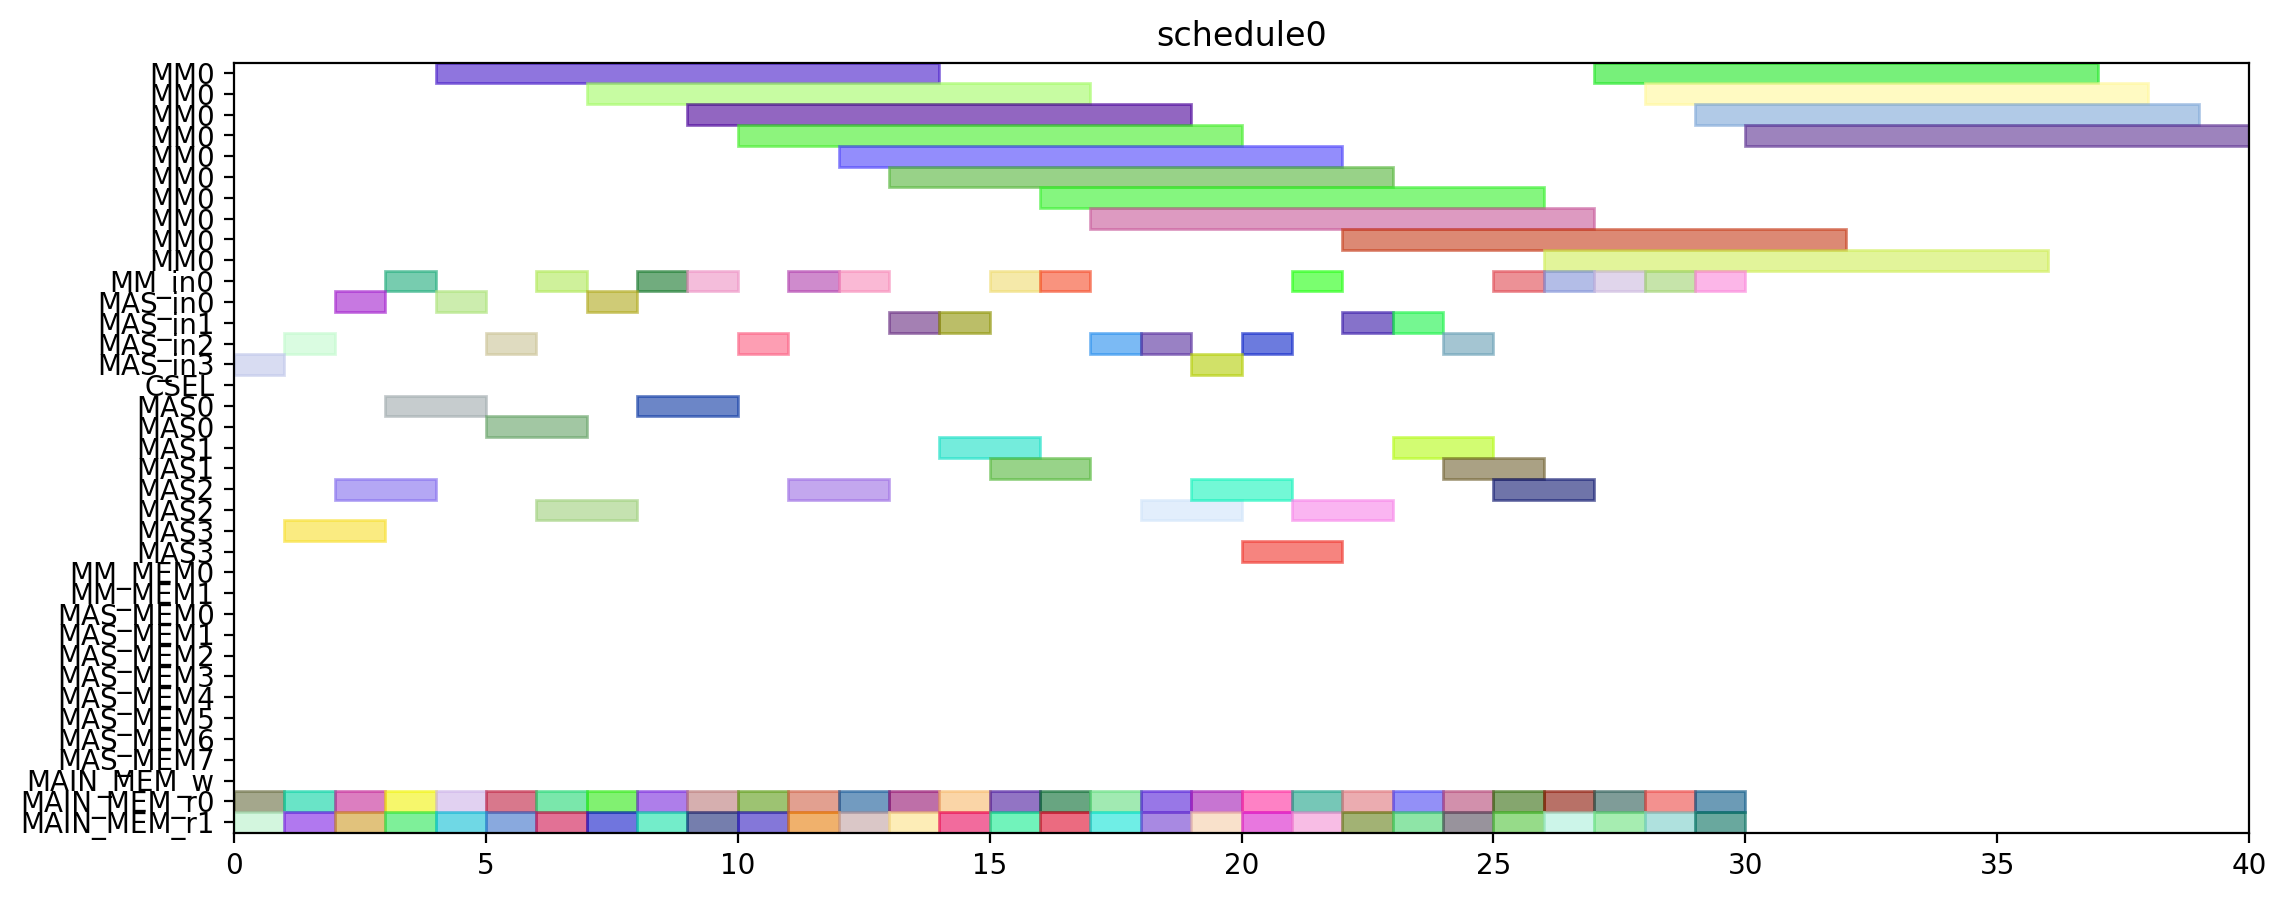

The Python source for this figure:
from pyschedule import Scenario, solvers, plotters, alt


def solve():
	horizon = 120
	S = Scenario("schedule0", horizon=horizon)

	# resource
	MM = S.Resources('MM', num=1, size=10)
	MM_in = S.Resources('MM_in', num=1)
	MAS_in = S.Resources('MAS_in', num=4)
	CSEL = S.Resource('CSEL')
	MAS = S.Resources('MAS', num=4, size=2, periods=range(1, horizon))
	MM_MEM = S.Resources('MM_MEM', num=2)
	MAS_MEM = S.Resources('MAS_MEM', num=8)
	MAIN_MEM_w = S.Resource('MAIN_MEM_w', size=1)
	MAIN_MEM_r = S.Resources('MAIN_MEM_r', num=2)

	# result of previous scheduling

	# new tasks
	t1_t0 = S.Task('t1_t0', length=10, delay_cost=1)
	t1_t0 += alt(MM)
	t1_t0_in = S.Task('t1_t0_in', length=1, delay_cost=1)
	t1_t0_in += alt(MM_in)
	S += t1_t0_in*MM_in[0]<=t1_t0*MM[0]
	t1_t0_mem0 = S.Task('t1_t0_mem0', length=1, delay_cost=1)
	t1_t0_mem0 += MAIN_MEM_r[0]
	S += t1_t0_mem0 <= t1_t0

	t1_t0_mem1 = S.Task('t1_t0_mem1', length=1, delay_cost=1)
	t1_t0_mem1 += MAIN_MEM_r[1]
	S += t1_t0_mem1 <= t1_t0

	t1_t1 = S.Task('t1_t1', length=10, delay_cost=1)
	t1_t1 += alt(MM)
	t1_t1_in = S.Task('t1_t1_in', length=1, delay_cost=1)
	t1_t1_in += alt(MM_in)
	S += t1_t1_in*MM_in[0]<=t1_t1*MM[0]
	t1_t1_mem0 = S.Task('t1_t1_mem0', length=1, delay_cost=1)
	t1_t1_mem0 += MAIN_MEM_r[0]
	S += t1_t1_mem0 <= t1_t1

	t1_t1_mem1 = S.Task('t1_t1_mem1', length=1, delay_cost=1)
	t1_t1_mem1 += MAIN_MEM_r[1]
	S += t1_t1_mem1 <= t1_t1

	t1_t2 = S.Task('t1_t2', length=2, delay_cost=1)
	t1_t2 += alt(MAS)
	t1_t2_in = S.Task('t1_t2_in', length=1, delay_cost=1)
	t1_t2_in += alt(MAS_in)
	S += t1_t2_in*MAS_in[0]<=t1_t2*MAS[0]

	S += t1_t2_in*MAS_in[1]<=t1_t2*MAS[1]

	S += t1_t2_in*MAS_in[2]<=t1_t2*MAS[2]

	S += t1_t2_in*MAS_in[3]<=t1_t2*MAS[3]

	t1_t2_mem0 = S.Task('t1_t2_mem0', length=1, delay_cost=1)
	t1_t2_mem0 += MAIN_MEM_r[0]
	S += t1_t2_mem0 <= t1_t2

	t1_t2_mem1 = S.Task('t1_t2_mem1', length=1, delay_cost=1)
	t1_t2_mem1 += MAIN_MEM_r[1]
	S += t1_t2_mem1 <= t1_t2

	t1_t3 = S.Task('t1_t3', length=2, delay_cost=1)
	t1_t3 += alt(MAS)
	t1_t3_in = S.Task('t1_t3_in', length=1, delay_cost=1)
	t1_t3_in += alt(MAS_in)
	S += t1_t3_in*MAS_in[0]<=t1_t3*MAS[0]

	S += t1_t3_in*MAS_in[1]<=t1_t3*MAS[1]

	S += t1_t3_in*MAS_in[2]<=t1_t3*MAS[2]

	S += t1_t3_in*MAS_in[3]<=t1_t3*MAS[3]

	t1_t3_mem0 = S.Task('t1_t3_mem0', length=1, delay_cost=1)
	t1_t3_mem0 += MAIN_MEM_r[0]
	S += t1_t3_mem0 <= t1_t3

	t1_t3_mem1 = S.Task('t1_t3_mem1', length=1, delay_cost=1)
	t1_t3_mem1 += MAIN_MEM_r[1]
	S += t1_t3_mem1 <= t1_t3

	t2_t0 = S.Task('t2_t0', length=10, delay_cost=1)
	t2_t0 += alt(MM)
	t2_t0_in = S.Task('t2_t0_in', length=1, delay_cost=1)
	t2_t0_in += alt(MM_in)
	S += t2_t0_in*MM_in[0]<=t2_t0*MM[0]
	t2_t0_mem0 = S.Task('t2_t0_mem0', length=1, delay_cost=1)
	t2_t0_mem0 += MAIN_MEM_r[0]
	S += t2_t0_mem0 <= t2_t0

	t2_t0_mem1 = S.Task('t2_t0_mem1', length=1, delay_cost=1)
	t2_t0_mem1 += MAIN_MEM_r[1]
	S += t2_t0_mem1 <= t2_t0

	t2_t1 = S.Task('t2_t1', length=10, delay_cost=1)
	t2_t1 += alt(MM)
	t2_t1_in = S.Task('t2_t1_in', length=1, delay_cost=1)
	t2_t1_in += alt(MM_in)
	S += t2_t1_in*MM_in[0]<=t2_t1*MM[0]
	t2_t1_mem0 = S.Task('t2_t1_mem0', length=1, delay_cost=1)
	t2_t1_mem0 += MAIN_MEM_r[0]
	S += t2_t1_mem0 <= t2_t1

	t2_t1_mem1 = S.Task('t2_t1_mem1', length=1, delay_cost=1)
	t2_t1_mem1 += MAIN_MEM_r[1]
	S += t2_t1_mem1 <= t2_t1

	t2_t2 = S.Task('t2_t2', length=2, delay_cost=1)
	t2_t2 += alt(MAS)
	t2_t2_in = S.Task('t2_t2_in', length=1, delay_cost=1)
	t2_t2_in += alt(MAS_in)
	S += t2_t2_in*MAS_in[0]<=t2_t2*MAS[0]

	S += t2_t2_in*MAS_in[1]<=t2_t2*MAS[1]

	S += t2_t2_in*MAS_in[2]<=t2_t2*MAS[2]

	S += t2_t2_in*MAS_in[3]<=t2_t2*MAS[3]

	t2_t2_mem0 = S.Task('t2_t2_mem0', length=1, delay_cost=1)
	t2_t2_mem0 += MAIN_MEM_r[0]
	S += t2_t2_mem0 <= t2_t2

	t2_t2_mem1 = S.Task('t2_t2_mem1', length=1, delay_cost=1)
	t2_t2_mem1 += MAIN_MEM_r[1]
	S += t2_t2_mem1 <= t2_t2

	t2_t3 = S.Task('t2_t3', length=2, delay_cost=1)
	t2_t3 += alt(MAS)
	t2_t3_in = S.Task('t2_t3_in', length=1, delay_cost=1)
	t2_t3_in += alt(MAS_in)
	S += t2_t3_in*MAS_in[0]<=t2_t3*MAS[0]

	S += t2_t3_in*MAS_in[1]<=t2_t3*MAS[1]

	S += t2_t3_in*MAS_in[2]<=t2_t3*MAS[2]

	S += t2_t3_in*MAS_in[3]<=t2_t3*MAS[3]

	t2_t3_mem0 = S.Task('t2_t3_mem0', length=1, delay_cost=1)
	t2_t3_mem0 += MAIN_MEM_r[0]
	S += t2_t3_mem0 <= t2_t3

	t2_t3_mem1 = S.Task('t2_t3_mem1', length=1, delay_cost=1)
	t2_t3_mem1 += MAIN_MEM_r[1]
	S += t2_t3_mem1 <= t2_t3

	t0_t0 = S.Task('t0_t0', length=10, delay_cost=1)
	t0_t0 += alt(MM)
	t0_t0_in = S.Task('t0_t0_in', length=1, delay_cost=1)
	t0_t0_in += alt(MM_in)
	S += t0_t0_in*MM_in[0]<=t0_t0*MM[0]
	t0_t0_mem0 = S.Task('t0_t0_mem0', length=1, delay_cost=1)
	t0_t0_mem0 += MAIN_MEM_r[0]
	S += t0_t0_mem0 <= t0_t0

	t0_t0_mem1 = S.Task('t0_t0_mem1', length=1, delay_cost=1)
	t0_t0_mem1 += MAIN_MEM_r[1]
	S += t0_t0_mem1 <= t0_t0

	t0_t1 = S.Task('t0_t1', length=10, delay_cost=1)
	t0_t1 += alt(MM)
	t0_t1_in = S.Task('t0_t1_in', length=1, delay_cost=1)
	t0_t1_in += alt(MM_in)
	S += t0_t1_in*MM_in[0]<=t0_t1*MM[0]
	t0_t1_mem0 = S.Task('t0_t1_mem0', length=1, delay_cost=1)
	t0_t1_mem0 += MAIN_MEM_r[0]
	S += t0_t1_mem0 <= t0_t1

	t0_t1_mem1 = S.Task('t0_t1_mem1', length=1, delay_cost=1)
	t0_t1_mem1 += MAIN_MEM_r[1]
	S += t0_t1_mem1 <= t0_t1

	t0_t2 = S.Task('t0_t2', length=2, delay_cost=1)
	t0_t2 += alt(MAS)
	t0_t2_in = S.Task('t0_t2_in', length=1, delay_cost=1)
	t0_t2_in += alt(MAS_in)
	S += t0_t2_in*MAS_in[0]<=t0_t2*MAS[0]

	S += t0_t2_in*MAS_in[1]<=t0_t2*MAS[1]

	S += t0_t2_in*MAS_in[2]<=t0_t2*MAS[2]

	S += t0_t2_in*MAS_in[3]<=t0_t2*MAS[3]

	t0_t2_mem0 = S.Task('t0_t2_mem0', length=1, delay_cost=1)
	t0_t2_mem0 += MAIN_MEM_r[0]
	S += t0_t2_mem0 <= t0_t2

	t0_t2_mem1 = S.Task('t0_t2_mem1', length=1, delay_cost=1)
	t0_t2_mem1 += MAIN_MEM_r[1]
	S += t0_t2_mem1 <= t0_t2

	t0_t3 = S.Task('t0_t3', length=2, delay_cost=1)
	t0_t3 += alt(MAS)
	t0_t3_in = S.Task('t0_t3_in', length=1, delay_cost=1)
	t0_t3_in += alt(MAS_in)
	S += t0_t3_in*MAS_in[0]<=t0_t3*MAS[0]

	S += t0_t3_in*MAS_in[1]<=t0_t3*MAS[1]

	S += t0_t3_in*MAS_in[2]<=t0_t3*MAS[2]

	S += t0_t3_in*MAS_in[3]<=t0_t3*MAS[3]

	t0_t3_mem0 = S.Task('t0_t3_mem0', length=1, delay_cost=1)
	t0_t3_mem0 += MAIN_MEM_r[0]
	S += t0_t3_mem0 <= t0_t3

	t0_t3_mem1 = S.Task('t0_t3_mem1', length=1, delay_cost=1)
	t0_t3_mem1 += MAIN_MEM_r[1]
	S += t0_t3_mem1 <= t0_t3

	t4_t0_t0 = S.Task('t4_t0_t0', length=10, delay_cost=1)
	t4_t0_t0 += alt(MM)
	t4_t0_t0_in = S.Task('t4_t0_t0_in', length=1, delay_cost=1)
	t4_t0_t0_in += alt(MM_in)
	S += t4_t0_t0_in*MM_in[0]<=t4_t0_t0*MM[0]
	t4_t0_t0_mem0 = S.Task('t4_t0_t0_mem0', length=1, delay_cost=1)
	t4_t0_t0_mem0 += MAIN_MEM_r[0]
	S += t4_t0_t0_mem0 <= t4_t0_t0

	t4_t0_t0_mem1 = S.Task('t4_t0_t0_mem1', length=1, delay_cost=1)
	t4_t0_t0_mem1 += MAIN_MEM_r[1]
	S += t4_t0_t0_mem1 <= t4_t0_t0

	t4_t0_t1 = S.Task('t4_t0_t1', length=10, delay_cost=1)
	t4_t0_t1 += alt(MM)
	t4_t0_t1_in = S.Task('t4_t0_t1_in', length=1, delay_cost=1)
	t4_t0_t1_in += alt(MM_in)
	S += t4_t0_t1_in*MM_in[0]<=t4_t0_t1*MM[0]
	t4_t0_t1_mem0 = S.Task('t4_t0_t1_mem0', length=1, delay_cost=1)
	t4_t0_t1_mem0 += MAIN_MEM_r[0]
	S += t4_t0_t1_mem0 <= t4_t0_t1

	t4_t0_t1_mem1 = S.Task('t4_t0_t1_mem1', length=1, delay_cost=1)
	t4_t0_t1_mem1 += MAIN_MEM_r[1]
	S += t4_t0_t1_mem1 <= t4_t0_t1

	t4_t0_t2 = S.Task('t4_t0_t2', length=2, delay_cost=1)
	t4_t0_t2 += alt(MAS)
	t4_t0_t2_in = S.Task('t4_t0_t2_in', length=1, delay_cost=1)
	t4_t0_t2_in += alt(MAS_in)
	S += t4_t0_t2_in*MAS_in[0]<=t4_t0_t2*MAS[0]

	S += t4_t0_t2_in*MAS_in[1]<=t4_t0_t2*MAS[1]

	S += t4_t0_t2_in*MAS_in[2]<=t4_t0_t2*MAS[2]

	S += t4_t0_t2_in*MAS_in[3]<=t4_t0_t2*MAS[3]

	t4_t0_t2_mem0 = S.Task('t4_t0_t2_mem0', length=1, delay_cost=1)
	t4_t0_t2_mem0 += MAIN_MEM_r[0]
	S += t4_t0_t2_mem0 <= t4_t0_t2

	t4_t0_t2_mem1 = S.Task('t4_t0_t2_mem1', length=1, delay_cost=1)
	t4_t0_t2_mem1 += MAIN_MEM_r[1]
	S += t4_t0_t2_mem1 <= t4_t0_t2

	t4_t0_t3 = S.Task('t4_t0_t3', length=2, delay_cost=1)
	t4_t0_t3 += alt(MAS)
	t4_t0_t3_in = S.Task('t4_t0_t3_in', length=1, delay_cost=1)
	t4_t0_t3_in += alt(MAS_in)
	S += t4_t0_t3_in*MAS_in[0]<=t4_t0_t3*MAS[0]

	S += t4_t0_t3_in*MAS_in[1]<=t4_t0_t3*MAS[1]

	S += t4_t0_t3_in*MAS_in[2]<=t4_t0_t3*MAS[2]

	S += t4_t0_t3_in*MAS_in[3]<=t4_t0_t3*MAS[3]

	t4_t0_t3_mem0 = S.Task('t4_t0_t3_mem0', length=1, delay_cost=1)
	t4_t0_t3_mem0 += MAIN_MEM_r[0]
	S += t4_t0_t3_mem0 <= t4_t0_t3

	t4_t0_t3_mem1 = S.Task('t4_t0_t3_mem1', length=1, delay_cost=1)
	t4_t0_t3_mem1 += MAIN_MEM_r[1]
	S += t4_t0_t3_mem1 <= t4_t0_t3

	t4_t1_t0 = S.Task('t4_t1_t0', length=10, delay_cost=1)
	t4_t1_t0 += alt(MM)
	t4_t1_t0_in = S.Task('t4_t1_t0_in', length=1, delay_cost=1)
	t4_t1_t0_in += alt(MM_in)
	S += t4_t1_t0_in*MM_in[0]<=t4_t1_t0*MM[0]
	t4_t1_t0_mem0 = S.Task('t4_t1_t0_mem0', length=1, delay_cost=1)
	t4_t1_t0_mem0 += MAIN_MEM_r[0]
	S += t4_t1_t0_mem0 <= t4_t1_t0

	t4_t1_t0_mem1 = S.Task('t4_t1_t0_mem1', length=1, delay_cost=1)
	t4_t1_t0_mem1 += MAIN_MEM_r[1]
	S += t4_t1_t0_mem1 <= t4_t1_t0

	t4_t1_t1 = S.Task('t4_t1_t1', length=10, delay_cost=1)
	t4_t1_t1 += alt(MM)
	t4_t1_t1_in = S.Task('t4_t1_t1_in', length=1, delay_cost=1)
	t4_t1_t1_in += alt(MM_in)
	S += t4_t1_t1_in*MM_in[0]<=t4_t1_t1*MM[0]
	t4_t1_t1_mem0 = S.Task('t4_t1_t1_mem0', length=1, delay_cost=1)
	t4_t1_t1_mem0 += MAIN_MEM_r[0]
	S += t4_t1_t1_mem0 <= t4_t1_t1

	t4_t1_t1_mem1 = S.Task('t4_t1_t1_mem1', length=1, delay_cost=1)
	t4_t1_t1_mem1 += MAIN_MEM_r[1]
	S += t4_t1_t1_mem1 <= t4_t1_t1

	t4_t1_t2 = S.Task('t4_t1_t2', length=2, delay_cost=1)
	t4_t1_t2 += alt(MAS)
	t4_t1_t2_in = S.Task('t4_t1_t2_in', length=1, delay_cost=1)
	t4_t1_t2_in += alt(MAS_in)
	S += t4_t1_t2_in*MAS_in[0]<=t4_t1_t2*MAS[0]

	S += t4_t1_t2_in*MAS_in[1]<=t4_t1_t2*MAS[1]

	S += t4_t1_t2_in*MAS_in[2]<=t4_t1_t2*MAS[2]

	S += t4_t1_t2_in*MAS_in[3]<=t4_t1_t2*MAS[3]

	t4_t1_t2_mem0 = S.Task('t4_t1_t2_mem0', length=1, delay_cost=1)
	t4_t1_t2_mem0 += MAIN_MEM_r[0]
	S += t4_t1_t2_mem0 <= t4_t1_t2

	t4_t1_t2_mem1 = S.Task('t4_t1_t2_mem1', length=1, delay_cost=1)
	t4_t1_t2_mem1 += MAIN_MEM_r[1]
	S += t4_t1_t2_mem1 <= t4_t1_t2

	t4_t1_t3 = S.Task('t4_t1_t3', length=2, delay_cost=1)
	t4_t1_t3 += alt(MAS)
	t4_t1_t3_in = S.Task('t4_t1_t3_in', length=1, delay_cost=1)
	t4_t1_t3_in += alt(MAS_in)
	S += t4_t1_t3_in*MAS_in[0]<=t4_t1_t3*MAS[0]

	S += t4_t1_t3_in*MAS_in[1]<=t4_t1_t3*MAS[1]

	S += t4_t1_t3_in*MAS_in[2]<=t4_t1_t3*MAS[2]

	S += t4_t1_t3_in*MAS_in[3]<=t4_t1_t3*MAS[3]

	t4_t1_t3_mem0 = S.Task('t4_t1_t3_mem0', length=1, delay_cost=1)
	t4_t1_t3_mem0 += MAIN_MEM_r[0]
	S += t4_t1_t3_mem0 <= t4_t1_t3

	t4_t1_t3_mem1 = S.Task('t4_t1_t3_mem1', length=1, delay_cost=1)
	t4_t1_t3_mem1 += MAIN_MEM_r[1]
	S += t4_t1_t3_mem1 <= t4_t1_t3

	t4_t2_t0 = S.Task('t4_t2_t0', length=10, delay_cost=1)
	t4_t2_t0 += alt(MM)
	t4_t2_t0_in = S.Task('t4_t2_t0_in', length=1, delay_cost=1)
	t4_t2_t0_in += alt(MM_in)
	S += t4_t2_t0_in*MM_in[0]<=t4_t2_t0*MM[0]
	t4_t2_t0_mem0 = S.Task('t4_t2_t0_mem0', length=1, delay_cost=1)
	t4_t2_t0_mem0 += MAIN_MEM_r[0]
	S += t4_t2_t0_mem0 <= t4_t2_t0

	t4_t2_t0_mem1 = S.Task('t4_t2_t0_mem1', length=1, delay_cost=1)
	t4_t2_t0_mem1 += MAIN_MEM_r[1]
	S += t4_t2_t0_mem1 <= t4_t2_t0

	t4_t2_t1 = S.Task('t4_t2_t1', length=10, delay_cost=1)
	t4_t2_t1 += alt(MM)
	t4_t2_t1_in = S.Task('t4_t2_t1_in', length=1, delay_cost=1)
	t4_t2_t1_in += alt(MM_in)
	S += t4_t2_t1_in*MM_in[0]<=t4_t2_t1*MM[0]
	t4_t2_t1_mem0 = S.Task('t4_t2_t1_mem0', length=1, delay_cost=1)
	t4_t2_t1_mem0 += MAIN_MEM_r[0]
	S += t4_t2_t1_mem0 <= t4_t2_t1

	t4_t2_t1_mem1 = S.Task('t4_t2_t1_mem1', length=1, delay_cost=1)
	t4_t2_t1_mem1 += MAIN_MEM_r[1]
	S += t4_t2_t1_mem1 <= t4_t2_t1

	t4_t2_t2 = S.Task('t4_t2_t2', length=2, delay_cost=1)
	t4_t2_t2 += alt(MAS)
	t4_t2_t2_in = S.Task('t4_t2_t2_in', length=1, delay_cost=1)
	t4_t2_t2_in += alt(MAS_in)
	S += t4_t2_t2_in*MAS_in[0]<=t4_t2_t2*MAS[0]

	S += t4_t2_t2_in*MAS_in[1]<=t4_t2_t2*MAS[1]

	S += t4_t2_t2_in*MAS_in[2]<=t4_t2_t2*MAS[2]

	S += t4_t2_t2_in*MAS_in[3]<=t4_t2_t2*MAS[3]

	t4_t2_t2_mem0 = S.Task('t4_t2_t2_mem0', length=1, delay_cost=1)
	t4_t2_t2_mem0 += MAIN_MEM_r[0]
	S += t4_t2_t2_mem0 <= t4_t2_t2

	t4_t2_t2_mem1 = S.Task('t4_t2_t2_mem1', length=1, delay_cost=1)
	t4_t2_t2_mem1 += MAIN_MEM_r[1]
	S += t4_t2_t2_mem1 <= t4_t2_t2

	t4_t2_t3 = S.Task('t4_t2_t3', length=2, delay_cost=1)
	t4_t2_t3 += alt(MAS)
	t4_t2_t3_in = S.Task('t4_t2_t3_in', length=1, delay_cost=1)
	t4_t2_t3_in += alt(MAS_in)
	S += t4_t2_t3_in*MAS_in[0]<=t4_t2_t3*MAS[0]

	S += t4_t2_t3_in*MAS_in[1]<=t4_t2_t3*MAS[1]

	S += t4_t2_t3_in*MAS_in[2]<=t4_t2_t3*MAS[2]

	S += t4_t2_t3_in*MAS_in[3]<=t4_t2_t3*MAS[3]

	t4_t2_t3_mem0 = S.Task('t4_t2_t3_mem0', length=1, delay_cost=1)
	t4_t2_t3_mem0 += MAIN_MEM_r[0]
	S += t4_t2_t3_mem0 <= t4_t2_t3

	t4_t2_t3_mem1 = S.Task('t4_t2_t3_mem1', length=1, delay_cost=1)
	t4_t2_t3_mem1 += MAIN_MEM_r[1]
	S += t4_t2_t3_mem1 <= t4_t2_t3

	t4_t40 = S.Task('t4_t40', length=2, delay_cost=1)
	t4_t40 += alt(MAS)
	t4_t40_in = S.Task('t4_t40_in', length=1, delay_cost=1)
	t4_t40_in += alt(MAS_in)
	S += t4_t40_in*MAS_in[0]<=t4_t40*MAS[0]

	S += t4_t40_in*MAS_in[1]<=t4_t40*MAS[1]

	S += t4_t40_in*MAS_in[2]<=t4_t40*MAS[2]

	S += t4_t40_in*MAS_in[3]<=t4_t40*MAS[3]

	t4_t40_mem0 = S.Task('t4_t40_mem0', length=1, delay_cost=1)
	t4_t40_mem0 += MAIN_MEM_r[0]
	S += t4_t40_mem0 <= t4_t40

	t4_t40_mem1 = S.Task('t4_t40_mem1', length=1, delay_cost=1)
	t4_t40_mem1 += MAIN_MEM_r[1]
	S += t4_t40_mem1 <= t4_t40

	t4_t41 = S.Task('t4_t41', length=2, delay_cost=1)
	t4_t41 += alt(MAS)
	t4_t41_in = S.Task('t4_t41_in', length=1, delay_cost=1)
	t4_t41_in += alt(MAS_in)
	S += t4_t41_in*MAS_in[0]<=t4_t41*MAS[0]

	S += t4_t41_in*MAS_in[1]<=t4_t41*MAS[1]

	S += t4_t41_in*MAS_in[2]<=t4_t41*MAS[2]

	S += t4_t41_in*MAS_in[3]<=t4_t41*MAS[3]

	t4_t41_mem0 = S.Task('t4_t41_mem0', length=1, delay_cost=1)
	t4_t41_mem0 += MAIN_MEM_r[0]
	S += t4_t41_mem0 <= t4_t41

	t4_t41_mem1 = S.Task('t4_t41_mem1', length=1, delay_cost=1)
	t4_t41_mem1 += MAIN_MEM_r[1]
	S += t4_t41_mem1 <= t4_t41

	t4_t50 = S.Task('t4_t50', length=2, delay_cost=1)
	t4_t50 += alt(MAS)
	t4_t50_in = S.Task('t4_t50_in', length=1, delay_cost=1)
	t4_t50_in += alt(MAS_in)
	S += t4_t50_in*MAS_in[0]<=t4_t50*MAS[0]

	S += t4_t50_in*MAS_in[1]<=t4_t50*MAS[1]

	S += t4_t50_in*MAS_in[2]<=t4_t50*MAS[2]

	S += t4_t50_in*MAS_in[3]<=t4_t50*MAS[3]

	t4_t50_mem0 = S.Task('t4_t50_mem0', length=1, delay_cost=1)
	t4_t50_mem0 += MAIN_MEM_r[0]
	S += t4_t50_mem0 <= t4_t50

	t4_t50_mem1 = S.Task('t4_t50_mem1', length=1, delay_cost=1)
	t4_t50_mem1 += MAIN_MEM_r[1]
	S += t4_t50_mem1 <= t4_t50

	t4_t51 = S.Task('t4_t51', length=2, delay_cost=1)
	t4_t51 += alt(MAS)
	t4_t51_in = S.Task('t4_t51_in', length=1, delay_cost=1)
	t4_t51_in += alt(MAS_in)
	S += t4_t51_in*MAS_in[0]<=t4_t51*MAS[0]

	S += t4_t51_in*MAS_in[1]<=t4_t51*MAS[1]

	S += t4_t51_in*MAS_in[2]<=t4_t51*MAS[2]

	S += t4_t51_in*MAS_in[3]<=t4_t51*MAS[3]

	t4_t51_mem0 = S.Task('t4_t51_mem0', length=1, delay_cost=1)
	t4_t51_mem0 += MAIN_MEM_r[0]
	S += t4_t51_mem0 <= t4_t51

	t4_t51_mem1 = S.Task('t4_t51_mem1', length=1, delay_cost=1)
	t4_t51_mem1 += MAIN_MEM_r[1]
	S += t4_t51_mem1 <= t4_t51

	t4_t8_t0 = S.Task('t4_t8_t0', length=10, delay_cost=1)
	t4_t8_t0 += alt(MM)
	t4_t8_t0_in = S.Task('t4_t8_t0_in', length=1, delay_cost=1)
	t4_t8_t0_in += alt(MM_in)
	S += t4_t8_t0_in*MM_in[0]<=t4_t8_t0*MM[0]
	t4_t8_t0_mem0 = S.Task('t4_t8_t0_mem0', length=1, delay_cost=1)
	t4_t8_t0_mem0 += MAIN_MEM_r[0]
	S += t4_t8_t0_mem0 <= t4_t8_t0

	t4_t8_t0_mem1 = S.Task('t4_t8_t0_mem1', length=1, delay_cost=1)
	t4_t8_t0_mem1 += MAIN_MEM_r[1]
	S += t4_t8_t0_mem1 <= t4_t8_t0

	t4_t8_t1 = S.Task('t4_t8_t1', length=10, delay_cost=1)
	t4_t8_t1 += alt(MM)
	t4_t8_t1_in = S.Task('t4_t8_t1_in', length=1, delay_cost=1)
	t4_t8_t1_in += alt(MM_in)
	S += t4_t8_t1_in*MM_in[0]<=t4_t8_t1*MM[0]
	t4_t8_t1_mem0 = S.Task('t4_t8_t1_mem0', length=1, delay_cost=1)
	t4_t8_t1_mem0 += MAIN_MEM_r[0]
	S += t4_t8_t1_mem0 <= t4_t8_t1

	t4_t8_t1_mem1 = S.Task('t4_t8_t1_mem1', length=1, delay_cost=1)
	t4_t8_t1_mem1 += MAIN_MEM_r[1]
	S += t4_t8_t1_mem1 <= t4_t8_t1

	solvers.mip.solve(S,msg=1,kind='CPLEX',ratio_gap=1.01)

	solution = [['hoge']*len(S.solution()[1]) for i in range(len(S.solution()))]
	for i in range(len(S.solution())):
		for j in range(len(S.solution()[i])):
			solution[i][j]=str(S.solution()[i][j])
	print(solution)

	cycles = int(solution[-1][3])

	pic_file_name = "/home/mfukuda/ABE/multiRAM_multiMAS_16mux/scheduling_result/stage10MM1_stage2MAS4/SPARSE/schedule0.png"
	if(S.solution() != []):
		plotters.matplotlib.plot(S,img_filename=pic_file_name, show_task_labels=False, fig_size=(cycles*0.25+3, 5))

	return solution
